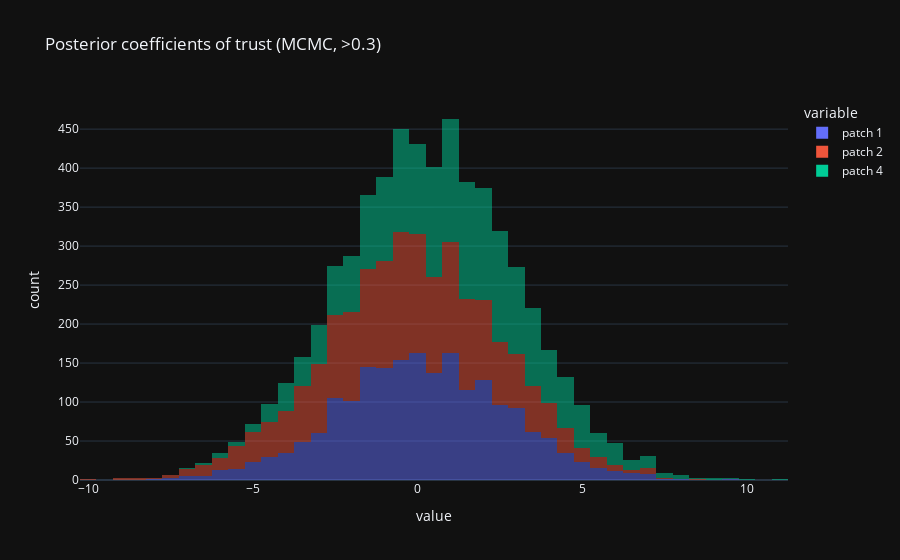
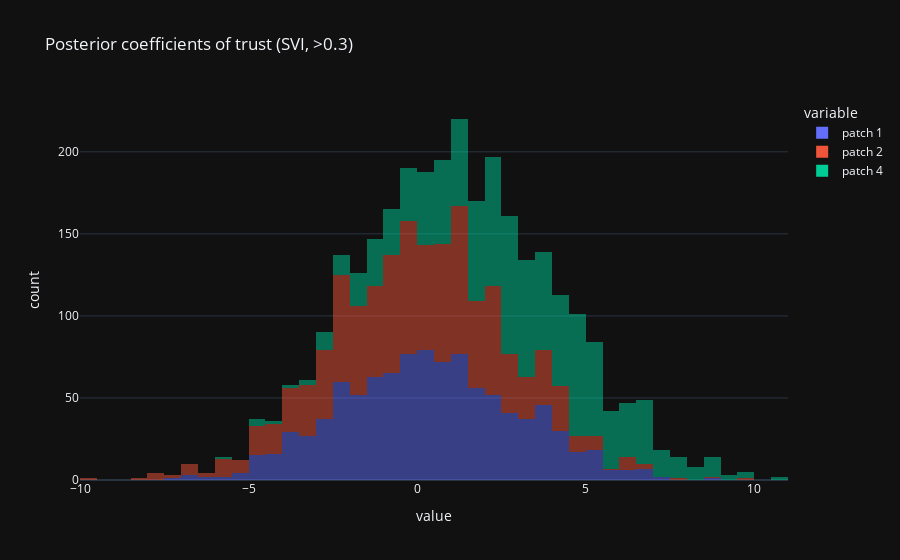

Notebook code for these charts, in order:
### Code cell
plot_coefs(post30high, ">0.3")

### Figure 1 — Plotly figure (JSON) as saved in the notebook; plotly's stock layout.template omitted (floating-point values rounded to 4 significant figures; data arrays with more than 128 entries replaced by an {"elided": "..."} marker saying what was removed)
{"data": [{"alignmentgroup": "True", "bingroup": "x", "hovertemplate": "variable=patch 1<br>value=%{x}<br>count=%{y}<extra></extra>", "legendgroup": "patch 1", "marker": {"color": "#636efa", "opacity": 0.5, "pattern": {"shape": ""}}, "name": "patch 1", "nbinsx": 100, "offsetgroup": "patch 1", "orientation": "v", "showlegend": true, "type": "histogram", "x": {"elided": "2000 float values"}, "xaxis": "x", "yaxis": "y"}, {"alignmentgroup": "True", "bingroup": "x", "hovertemplate": "variable=patch 2<br>value=%{x}<br>count=%{y}<extra></extra>", "legendgroup": "patch 2", "marker": {"color": "#EF553B", "opacity": 0.5, "pattern": {"shape": ""}}, "name": "patch 2", "nbinsx": 100, "offsetgroup": "patch 2", "orientation": "v", "showlegend": true, "type": "histogram", "x": {"elided": "2000 float values"}, "xaxis": "x", "yaxis": "y"}, {"alignmentgroup": "True", "bingroup": "x", "hovertemplate": "variable=patch 4<br>value=%{x}<br>count=%{y}<extra></extra>", "legendgroup": "patch 4", "marker": {"color": "#00cc96", "opacity": 0.5, "pattern": {"shape": ""}}, "name": "patch 4", "nbinsx": 100, "offsetgroup": "patch 4", "orientation": "v", "showlegend": true, "type": "histogram", "x": {"elided": "2000 float values"}, "xaxis": "x", "yaxis": "y"}], "layout": {"barmode": "relative", "legend": {"title": {"text": "variable"}, "tracegroupgap": 0}, "title": {"text": "Posterior coefficients of trust (MCMC, >0.3)"}, "xaxis": {"anchor": "y", "domain": [0, 1], "title": {"text": "value"}}, "yaxis": {"anchor": "x", "domain": [0, 1], "title": {"text": "count"}}}}

### Figure 2 — Plotly figure (JSON) as saved in the notebook; plotly's stock layout.template omitted (floating-point values rounded to 4 significant figures; data arrays with more than 128 entries replaced by an {"elided": "..."} marker saying what was removed)
{"data": [{"alignmentgroup": "True", "bingroup": "x", "hovertemplate": "variable=patch 1<br>value=%{x}<br>count=%{y}<extra></extra>", "legendgroup": "patch 1", "marker": {"color": "#636efa", "opacity": 0.5, "pattern": {"shape": ""}}, "name": "patch 1", "nbinsx": 100, "offsetgroup": "patch 1", "orientation": "v", "showlegend": true, "type": "histogram", "x": {"elided": "1000 float values"}, "xaxis": "x", "yaxis": "y"}, {"alignmentgroup": "True", "bingroup": "x", "hovertemplate": "variable=patch 2<br>value=%{x}<br>count=%{y}<extra></extra>", "legendgroup": "patch 2", "marker": {"color": "#EF553B", "opacity": 0.5, "pattern": {"shape": ""}}, "name": "patch 2", "nbinsx": 100, "offsetgroup": "patch 2", "orientation": "v", "showlegend": true, "type": "histogram", "x": {"elided": "1000 float values"}, "xaxis": "x", "yaxis": "y"}, {"alignmentgroup": "True", "bingroup": "x", "hovertemplate": "variable=patch 4<br>value=%{x}<br>count=%{y}<extra></extra>", "legendgroup": "patch 4", "marker": {"color": "#00cc96", "opacity": 0.5, "pattern": {"shape": ""}}, "name": "patch 4", "nbinsx": 100, "offsetgroup": "patch 4", "orientation": "v", "showlegend": true, "type": "histogram", "x": {"elided": "1000 float values"}, "xaxis": "x", "yaxis": "y"}], "layout": {"barmode": "relative", "legend": {"title": {"text": "variable"}, "tracegroupgap": 0}, "title": {"text": "Posterior coefficients of trust (SVI, >0.3)"}, "xaxis": {"anchor": "y", "domain": [0, 1], "title": {"text": "value"}}, "yaxis": {"anchor": "x", "domain": [0, 1], "title": {"text": "count"}}}}
